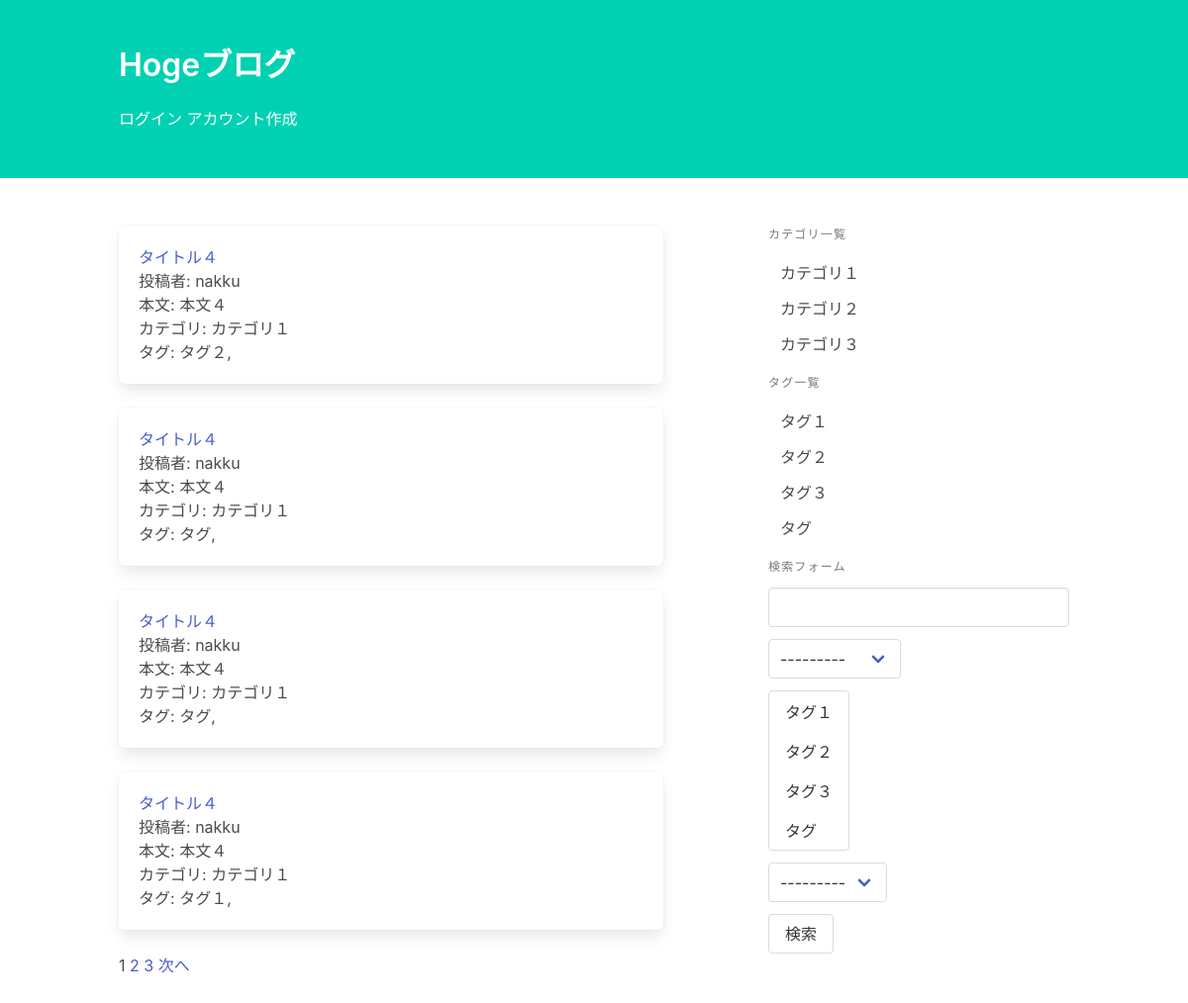
Before: /blog/ with the older database file.
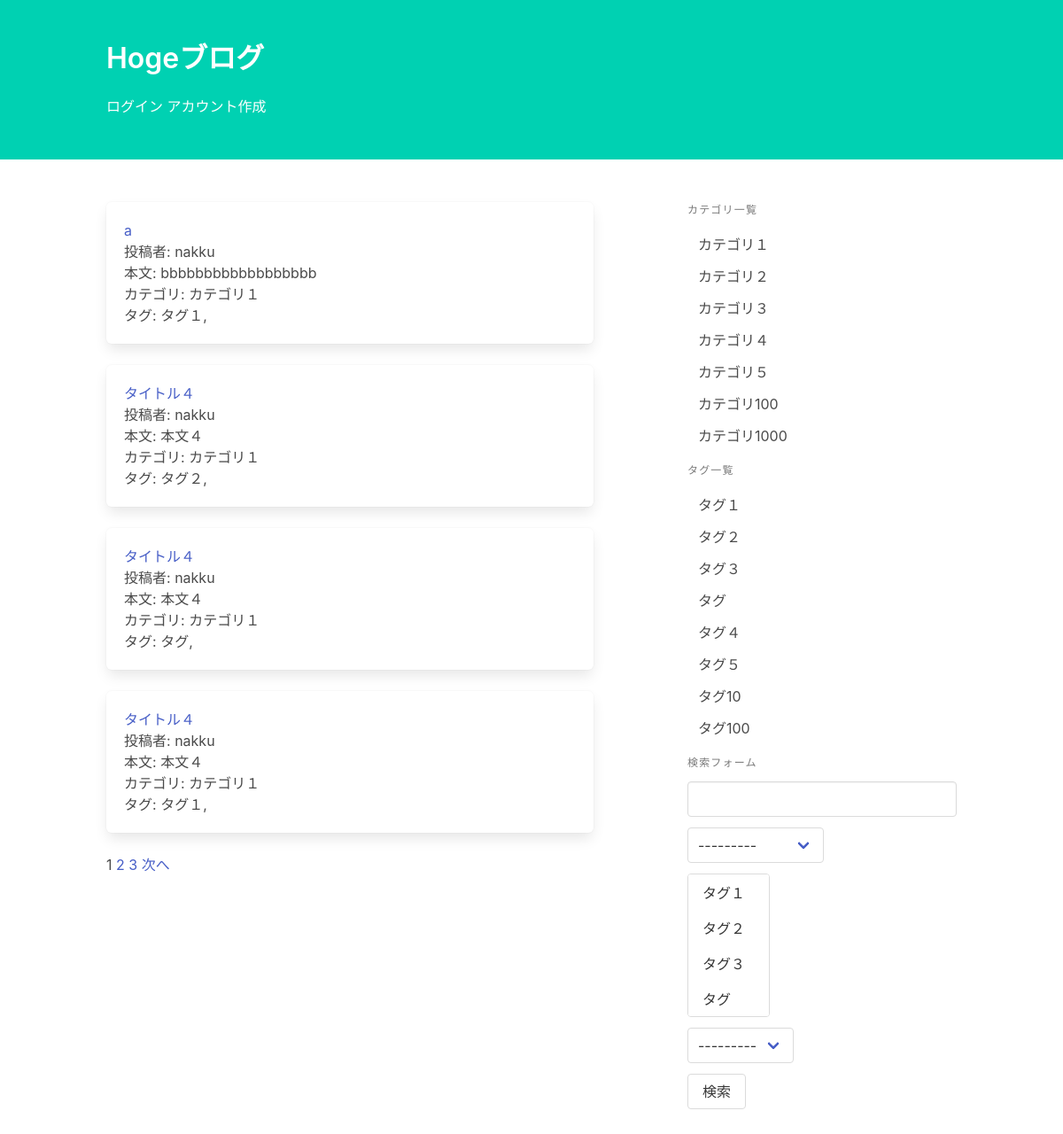
After: the same page with the newer database file.
### blog/models.py (models this page shows, shortened)
class Post(models.Model):
    title = models.CharField("タイトル", max_length=32)
    text = models.TextField("本文")
    category = models.ForeignKey(Category, on_delete=models.PROTECT, verbose_name="カテゴリ")
    tags = models.ManyToManyField(Tag, verbose_name="タグ", help_text="controlかcommand長押しで複数選択", blank=True)
    writer = models.ForeignKey(settings.AUTH_USER_MODEL, on_delete=models.PROTECT, verbose_name="投稿者")
    created_at = models.DateTimeField("作成日", auto_now_add=True)
    updated_at = models.DateTimeField("更新日", auto_now=True)

class Category(models.Model):
    name = models.CharField("カテゴリ名", max_length=255, unique=True)
    def __str__(self):
        return self.name

class Tag(models.Model):
    name = models.CharField("タグ名", max_length=255, unique=True)
    def __str__(self):
        return self.name

### blog/views.py (the view, shortened to what this page needs)
# urls.py: path("", views.PostList.as_view(), name="post_list"),
class PostList(generic.ListView):
    model = Post
    ordering = "-created_at"
    paginate_by = 4
    def get_queryset(self):
        queryset = super().get_queryset()
        form = PostSearchForm(self.request.GET or None)
        return queryset

### blog/forms.py
class PostSearchForm(forms.Form):
    key_word = forms.CharField(
        label="キーワード", required=False,
        widget=forms.TextInput(attrs={"class": "input"})
    )
    category = forms.ModelChoiceField(
        label="キーワード", required=False,
        queryset=Category.objects.all(),
    )
    tags = forms.ModelMultipleChoiceField(
        label="タグの選択", required=False,
        queryset=Tag.objects.all(),
    )
    user = forms.ModelChoiceField(
        label="投稿者", required=False,
        queryset=User.objects.all(),
    )

### blog/templatetags/blog.py (called while the page is built)
@register.inclusion_tag("blog/category_and_tag_list.html")
def create_category_and_tag_list():
    return {
        "category_list": Category.objects.all(),
        "tag_list": Tag.objects.all(),
    }

@register.inclusion_tag("blog/search_form.html")
def create_search_form(request):
    form = PostSearchForm(request.GET or None)
    return {"form": form}

@register.simple_tag
def url_replace(request, field, value):
    url_dict = request.GET.copy()
    url_dict[field] = str(value)
    return url_dict.urlencode()

### blog/templates/blog/post_list.html (shortened to what this page needs)
{% extends "blog/base.html" %}
{% load blog %}
{% block content %}
    {% for post in post_list %}
        <article class="box">
            <h1><a href="{% url 'blog:post_detail' post.pk %}">{{ post.title }}</a></h1>
            <p>投稿者: {{ post.writer }}</p>
            <p>本文: {{ post.text|truncatechars_html:40 }}</p>
            <p>カテゴリ: {{ post.category }}</p>
            <p>タグ: {% for tag in post.tags.all %}{{ tag }},{% endfor %}</p>
        </article>
    {% endfor %}
    {% for num in page_obj.paginator.page_range %}
        {% if page_obj.number == num %}
            <span>{{ num }}</span>
        {% else %}
           <a href="?{% url_replace request 'page' num %}">{{ num }}</a>
        {% endif %}
    {% endfor %}
    {% if page_obj.has_next %}
        <a href="?{% url_replace request 'page' page_obj.next_page_number %}">次へ</a>
    {% endif %}
{% endblock %}

### blog/templates/blog/category_and_tag_list.html
<p class="menu-label">カテゴリ一覧</p>
<ul class="menu-list">
    {% for category in category_list %}
        <li><a href="{% url 'blog:post_category_list' category.pk %}">{{ category }}</a></li>
    {% endfor %}
</ul>
<p class="menu-label">タグ一覧</p>
<ul class="menu-list">
    {% for tag in tag_list %}
        <li><a href="{% url 'blog:post_tag_list' tag.pk %}">{{ tag }}</a></li>
    {% endfor %}
</ul>

Changed rows visible on the page:
removed Post: title "タイトル４", writer "nakku", text "本文４", category "カテゴリ１", Tag (name "タグ")
added Post: title "a", writer "nakku", text "bbbbbbbbbbbbbbbbbb", category "カテゴリ１", Tag (name "タグ１")
added Category: name "カテゴリ４"
added Category: name "カテゴリ５"
added Category: name "カテゴリ100"
added Category: name "カテゴリ1000"
added Tag: name "タグ４"
added Tag: name "タグ５"
added Tag: name "タグ10"
added Tag: name "タグ100"
